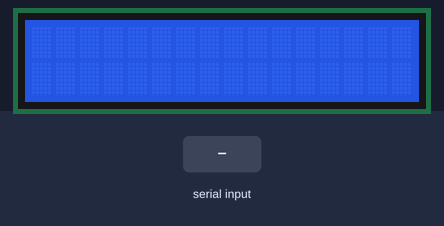
Recording of a sketch running on a simulated Arduino Uno, built with avr-gcc and run on an emulated ATmega328P. Parts: 16×2 character LCD. The inputs (shaded band) are chosen by the test bench.

Above: at 1.2 s.
1.3 s: "1" received over Serial
At 2.4 s:
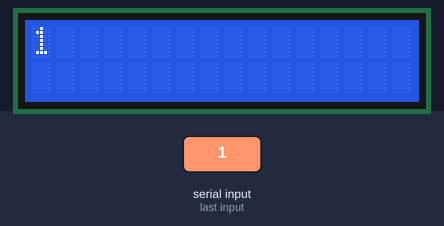
3.0 s: "0" received over Serial
At 3.7 s:
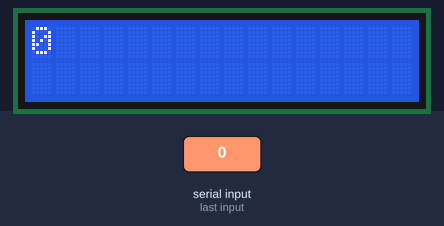
4.7 s: "2" received over Serial
At 6.2 s:
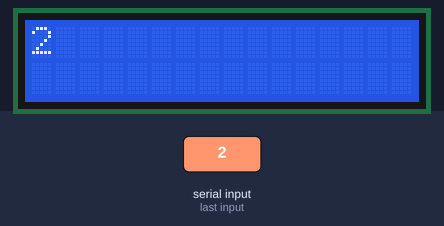
Timing chart, 0 to 7.7 s (numbered marks = the images above; inputs shaded):
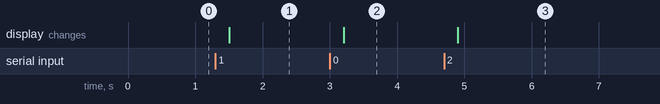

The sketch:

lcd.ino
```cpp
 #include <LiquidCrystal.h>    // importa libreria

LiquidCrystal lcd(13, 12, 11, 10, 9, 8);  // pines RS, E, D4, D5, D6, D7 de modulo 1602A


void setup() {
  // set up the LCD's number of columns and rows:
  Serial.begin(9600);

  lcd.begin(16, 2);
  // initialize the serial communications:

}

void loop()
{
  int charcount;
  boolean secondline;
  if (Serial.available()) {
    delay(200);
    lcd.clear();
    charcount = 0;
    secondline = false;
    while (Serial.available() > 0) {
      if (charcount > 15 && secondline == false ) {
        lcd.setCursor(0,1);
        secondline = true;
      }
      lcd.write(Serial.read());
      charcount++;
    }
  }
}
```

Measured:
- after the input at 1.3 s, the display: changes after 0.20 s (image 1)
- after the input at 3.0 s, the display: changes after 0.20 s (image 2)
- after the input at 4.7 s, the display: changes after 0.20 s (image 3)
